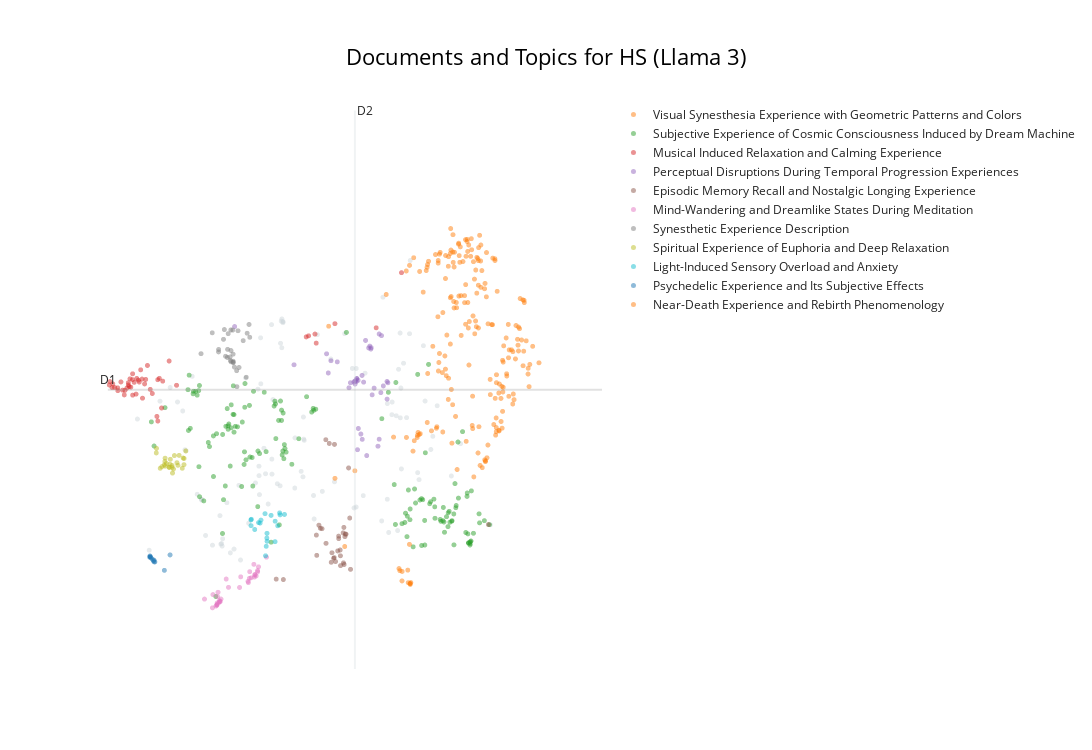
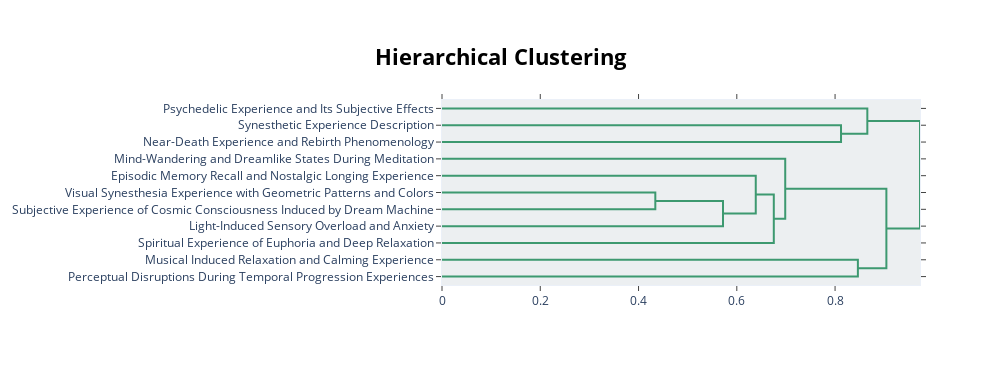

The notebook cell these images were saved under, in order:
### Markdown cell above
### Visualisation

### Code cell
# Basic visu (to compare with visu before LLM labelling)
display(topic_model.visualize_documents(df_reports, title=f"Documents and Topics for {condition} (Llama 3)",
hide_annotations=True, hide_document_hover=False, custom_labels=True))


# Datammaplot visu 
reduced_embeddings = UMAP(
    n_neighbors=int(chosen_params['n_neighbors']),
    n_components=2, #reduced embedding to 2D for visualization
    min_dist=float(chosen_params['min_dist']),
    metric='cosine',
    random_state=random_seed
).fit_transform(embeddings)

datamapplot.create_plot(
   reduced_embeddings,
   all_labels,
   label_font_size=15,
   title=f"{condition}: Topic representations with Llama 3",
   sub_title="Labeled with `llama-3-8b-instruct` (representations on reduced 2D embeddings)",
   label_wrap_width=20,
   use_medoids=True
)

# hierarchical visu
display(topic_model.visualize_hierarchy(custom_labels=True))

### Figure 1 — Plotly figure (JSON) as saved in the notebook; plotly's stock layout.template omitted (floating-point values rounded to 4 significant figures; data arrays with more than 128 entries replaced by an {"elided": "..."} marker saying what was removed)
{"data": [{"hoverinfo": "text", "hovertext": ["Difficult to make note of what I was seeing as I've never experienced that before.", "Sometimes wrestling between the two.", "Images I've seen before.", "Definitely easy to be in the moment.", "At first, I thought it was really intense, but as I went through the phases, I felt a rush of anxiety taking me through a journey of colour; both beautiful and calming, or rigid and uncomfortable.", "Helicopter, busy mind, no rest, relentless, stuck.", "I thought of bees and generativity.", "Totally disorienting until I picked a spot or tried to blink.", "It felt like my brain was being massaged.", "I experienced a lot of physical sensations in my stomach, on my face, and inside my head.", "Felt similar to being in an MRI machine.", "My brain being an Oscar-worthy director.", "Interested in potential for taking it further, combining it with substances.", "It was like having your eyes open throughout and yet totally enveloped in the sound.", "It is very sensitizing, and the feeling now is one of afterglow.", "Strong desire to turn the intensity up and explore more.", "My mother's blue handmade patchwork quilt.", "They moved rapidly in my direction from a shape in the centre.", "I dissolved into light.", "Different thoughts about the perception of light and the manner in which human discernment develops towards something.", "I saw some Vasarely-like artworks but in motion.", "A euphoric and healing experience.", "I am beyond words...", "The hallucinations created a very intense and vivid world that, if you stayed with it, threatened to overwhelm at times.", "It enhanced the patterns and made it feel like a journey.", "Falling snow, peaceful, lost in a cornfield, staring through a tunnel, scared.", "I am also dyslexic, and it was interesting to experience as a neurodivergent-brained person.", "It was possible to generate full images on demand—an elephant made of upwards flowing oil rivulets.", "Sound inside my body.", "I flew over cities and deserts; at one point I was flying close to the ground with a herd of elephants.", "And then, oddly, Robbie Williams!", "The sensory is overwhelming and powerful.", "I had a memory from my childhood of spending lots of time staring at the Windows Media Player audio visualizer while listening to songs I liked and how that seemed amazing at the time.", "Obviously spiritual.", "Intense connection with my body and surroundings.", "A totally immersive experience; it felt like I was inside my very own kaleidoscope.", "My brain automatically reached for the details that prove this wasn't \"real\", and I felt very much present.", "Inside and outside the eyes were infinite.", "Travelling through space.", "Very ecstatic experience that I wished would never end.", "Saw 3 distinct images:\n1.", "Would love an experience with continual stimulation without breaks to see how the images evolve.", "Aware of the music throughout and changing rhythms and tones.", "Brains, neurons, veins, elephants.", "The first time it felt more like it was separate from me, in front of my vision.", "It felt like Vasarely was flying my brain through space into the warm sunset.", "How my brain hallucinates on the go.", "Fascinating experience with great therapeutic potential", "A feeling of being in a cocoon, in the womb.", "Complete disconnection from my body.", "It feels like a symbolism of acceptance of self, my own fear, and life.", "Pleasure & intrigue.", "It crescendoed into a cacophony of sound and light where I reached a state of full awareness.", "I was scared at first but calmed down after a while.", "So I dropped into the body to feel more.", "The visual here doesn't look anything like what I saw.", "Sometimes they moved in the opposite direction towards the centre point.", "It began violently before falling away to darkness", "Just music", "I was a little afraid at first, but it was good to get in touch with my fear and just feel it.", "I was pure and full of electricity.", "Finally, there was a pregnant mother amongst blue being cradled by her husband.", "Intrigued and excited", "Submission,\nfun,\nmild euphoric moments.", "A direct experience of our infinite creativity.", "A safe, healthy, groovy drug-free trip.", "At the end, the sharp music connected me to the sound of helicopters, with a smell of burning that I associated with a war; for the majority, I experienced heart shapes, cosmic lights, and galaxies.", "I saw bright yellow, like the sun, and it took me to my happy place.", "Colors, patterns, and a sense of awe that my brain and light were creating such powerful hallucinations.", "The vastness was just poetic and beautiful.", "It sparked much curiosity.", "I felt we were journeying together.", "I became the music and the music became me, and we were floating and flying in a multidimensional kaleidoscope of the most beautiful geometry, symmetry, and colour.", "They all smiled, and I could hear their distinctive voices...", "A Welsh blanket.", "Lots of observing others, and in a giant bubble with people coming down being protected by others who control the dome.", "I did not feel anything at all.", "I didn't know where to look.", "I was on a rollercoaster into the sun.", "And a sense of really being inside my head.", "Trying to remember the patterns.", "This would be a great therapy to teach mindfulness and train people to still their thoughts.", "That was like acid", "I saw the inside of my eyelids in a whole new way.", "Some physical discomfort; amazing patterns; intense colours; yearning; desire to see more; questions.", "Tried to think about not living in fear; it's all just an experience.", "Like my brain has been massaged.", "An emotional and somatic understanding that control has no place here.", "Curiosity; want to control but unable; intense when orange.", "If you're from the University of Sussex, you need to stand up for reality, not believe in souls, gendered or otherwise.", "I would rather engage the body and work on the somatic aspect of it.", "Bookmark Symbol", "I thought throughout I was visualizing my own body, specifically my head.", "Felt like the Llama intro credit scene of Monty Python and the Holy Grail at some points.", "I felt like I was walking with my dog.", "Everyone should try", "They were happy.", null], "marker": {"color": "#CFD8DC", "opacity": 0.5, "size": 5}, "mode": "markers+text", "name": "other", "showlegend": false, "type": "scattergl", "x": [3.142, 3.181, 4.781, 2.637, 1.863, 5.248, 5.73, 3.032, 1.922, 2.238, 2.574, 1.759, 0.5239, 2.417, 3.366, 2.826, 4.906, 5.377, 5.01, 4.243, 5.149, 1.012, 3.037, 1.495, 4.091, 4.869, 1.781, 2.809, 2.423, 5.888, 2.443, 2.501, 3.421, 0.3211, 2.639, 2.397, 1.789, 3.717, 4.861, 2.185, 4.959, 2.788, 3.892, 4.71, 3.356, 5.174, 1.614, 1.265, 4.054, 4.804, 1.422, 2.829, 2.355, 1.351, 4.65, 4.85, 5.41, 4.847, 3.654, 1.425, 2.07, 4.09, 2.799, 1.102, 2.447, 0.8857, 2.779, 5.486, 2.732, 5.021, 2.632, 4.024, 4.551, 1.161, 4.821, 4.212, 4.529, 3.173, 5.277, 1.986, 4.706, 0.7102, 3.187, 3.507, 2.828, 1.429, 1.773, 2.415, 2.81, 1.743, 2.529, 4.627, 2.098, 6.402, 4.626, 2.656, 1.141, 3.196], "y": [8.113, 8.922, 8.941, 8.295, 7.645, 9.985, 8.044, 7.864, 6.897, 7.339, 7.625, 7.028, 6.937, 8.049, 7.403, 10.34, 9.724, 8.439, 10.16, 9.576, 8.093, 9.147, 8.611, 7.157, 9.646, 8.149, 6.999, 9.955, 7.766, 8.525, 10.1, 8.457, 10.15, 8.892, 8.071, 9.337, 7.108, 7.956, 9.355, 9.505, 8.913, 10.02, 10.16, 9.145, 7.753, 7.989, 7.012, 9.529, 7.568, 7.23, 7.695, 10.34, 7.94, 7.771, 7.202, 8.911, 8.635, 10.17, 9.786, 7.699, 7.904, 7.58, 10.35, 9.013, 9.418, 9.362, 7.897, 9.09, 7.928, 11.25, 10.3, 9.646, 10.71, 8.418, 9.634, 7.75, 7.374, 8.031, 9.16, 6.954, 8.957, 9.159, 8.593, 7.814, 10.33, 7.683, 7.036, 8.189, 10.38, 7.453, 8.076, 9.123, 6.791, 7.316, 7.697, 9.183, 8.435, 8.575]}, {"hoverinfo": "text", "hovertext": {"elided": "198 str values"}, "marker": {"opacity": 0.5, "size": 5}, "mode": "markers+text", "name": "Visual Synesthesia Experience with Geometric Patterns and Colors", "text": {"elided": "198 str values"}, "textfont": {"size": 12}, "type": "scattergl", "x": {"elided": "198 float values"}, "y": {"elided": "198 float values"}}, {"hoverinfo": "text", "hovertext": {"elided": "150 str values"}, "marker": {"opacity": 0.5, "size": 5}, "mode": "markers+text", "name": "Subjective Experience of Cosmic Consciousness Induced by Dream Machine", "text": {"elided": "150 str values"}, "textfont": {"size": 12}, "type": "scattergl", "x": {"elided": "150 float values"}, "y": {"elided": "150 float values"}}, {"hoverinfo": "text", "hovertext": ["Joy and relaxation", "Relaxing and reflective; worries stopped, put in proportion.", "A peaceful experience.", "Helpful and positive ambient sounds.", "Peace, tranquility, joy, stimulation, arousal.", "Mainly stressed, but with moments of calm.", "A sense of calm.", "Amazing sense of peace and positivity.", "Blissful even.", "Happiness,\nJoy,\nAdventure.", "Connection to an inner peace.", "Peacefulness and guidance.", "Like a deep tissue massage for the mind.", "Sense of comfort.", "The music is calming and surreal.", "A really pleasant and relaxing sensation.", "An incredible sensory experience with a huge feeling of calm and peace.", "Like this—music is a very visual thing.", "Relaxation, calm, and curiosity.", "A feeling of peace and tranquility", "The louder the music, the better.", "The music especially was on par with how one perceives sound during an actual trip.", "Tess is very calming.", "The music seemed to build to a crescendo near the end of the session and then move into a slower, calming sequence.", "Overarching truth and love.", "Wonderful, peaceful.", "Deep relaxation and a sense of hope.", "A great sense of calm and belonging.", "Being: immersed; calm; and thrilled.", "An intensity of connection, vastness, spaciousness, loving awareness.", "A calm, peaceful state.", "Calm serenity, flashback emotions", "Calm and safe.", "I really enjoyed the music; it was very Zen.", "Calm and serene and not frightening.", "Relaxing and patterned music", "I couldn't help thinking what would happen with a drum beat, maybe allow some non-Euro music in, much as I love John Hopkins.", "Optimism and escapism.", "Sometimes verging on oppressive, but never scary.", "Stimulation and relaxation within the music and light.", "The best bit was taking in the feelings of the music and gliding with it and morphing those visions according to how you feel about the music.", "Peace and contentment.", "Great peace.", "Utter peace and happiness.", "Chaos and stillness.", "Nostalgia and peace.", "Good vibes.", "Deep relaxation."], "marker": {"opacity": 0.5, "size": 5}, "mode": "markers+text", "name": "Musical Induced Relaxation and Calming Experience", "text": ["", "", "", "", "", "", "", "", "", "", "", "", "", "", "", "", "", "", "", "", "", "", "", "", "", "", "", "", "", "", "", "", "", "", "", "", "", "", "", "", "", "", "", "", "", "", "", ""], "textfont": {"size": 12}, "type": "scattergl", "x": [0.3531, 0.4644, 0.2389, 0.2652, 0.3102, 0.8676, 0.2368, 0.09502, -0.0188, 0.2384, -0.01605, 0.03678, 0.7372, 0.2075, 0.6991, 0.6726, 0.6567, 3.38, 0.4006, 0.1407, 3.402, 3.229, 0.3366, 0.7568, -0.1518, 0.06576, 0.4086, 0.1805, 0.4451, 4.871, 0.1653, 0.1941, 0.1644, 0.9958, 0.3775, 0.6717, 3.724, 0.2975, 0.4936, 0.5777, 3.27, -0.07198, -0.115, -0.1637, 4.435, -0.1028, 0.1066, 0.5424], "y": [9.444, 9.483, 9.249, 9.439, 9.498, 9.757, 9.48, 9.252, 9.356, 9.567, 9.315, 9.446, 9.057, 9.367, 9.499, 8.862, 8.931, 10.16, 9.488, 9.355, 10.02, 10.12, 9.472, 9.457, 9.451, 9.323, 9.203, 9.376, 9.416, 11.07, 9.399, 9.492, 9.434, 9.395, 9.625, 9.479, 10.31, 9.264, 9.691, 9.273, 10.13, 9.363, 9.361, 9.401, 10.25, 9.417, 9.321, 9.335]}, {"hoverinfo": "text", "hovertext": ["No sense of time", "Don't make me get off!", "Intense chaos.", "Slow and fast.", "Or traveling at great speed through time.", "Various characters who, if focused on them, would disappear.", "A loss of sense of time, images that weren't images.", "Glimpse of something disappearing.", "A time and a place that seem to have happened but has yet to come.", "Staircase/Escalator\n2.", "Motivation, progress, and purpose.", "A beautiful quest to oblivion", "Then really fast.", "A sense of expansion, moving towards something.", "When a sense of what is happening seems to arrive, the vision vibrates and the sense leaves.", "A wild ride.", "Not much at all.", "Moving through a tunnel of branches.", "Good beats leading me on.", "Forward motion.", "A complete journey.", "Feeling of things coming at you.", "The final (most rapid?)", "A bubbling of freedom.", "Scary, pointy, laughing clown face in test period.", "A journey into the unknown.", "A roller coaster speeding.", "Technology and humans.", "What do I really understand?", "Journey forward.", "Treasure Chests (2 Opening, 1 Closed/Locked)\n3.", "It was insane.", "Shapes and travel through time.", "A varying journey in speed and awareness.", "Live more!", "And then maybe backwards.", "Sensory rollercoaster.", "Diolch yn fawr.", "Absolutely tripped away."], "marker": {"opacity": 0.5, "size": 5}, "mode": "markers+text", "name": "Perceptual Disruptions During Temporal Progression Experiences", "text": ["", "", "", "", "", "", "", "", "", "", "", "", "", "", "", "", "", "", "", "", "", "", "", "", "", "", "", "", "", "", "", "", "", "", "", "", "", "", ""], "textfont": {"size": 12}, "type": "scattergl", "x": [4.127, 3.656, 4.527, 3.991, 4.558, 4.466, 4.195, 4.486, 4.171, 4.349, 4.089, 4.365, 4.068, 4.093, 4.112, 4.305, 3.967, 4.623, 3.581, 4.101, 4.218, 4.272, 4.071, 4.486, 4.252, 4.399, 4.343, 4.622, 4.051, 4.101, 4.515, 3.02, 4.636, 4.191, 3.765, 4.123, 4.325, 1.996, 3.61], "y": [8.752, 9.761, 10.14, 9.434, 9.386, 8.487, 8.59, 8.592, 8.668, 9.956, 9.469, 9.253, 9.459, 9.45, 8.435, 9.953, 9.359, 9.189, 9.864, 9.497, 9.443, 8.347, 9.414, 10.16, 10.06, 9.353, 9.936, 9.452, 9.445, 9.494, 9.286, 9.701, 9.433, 9.542, 9.745, 9.469, 9.979, 10.27, 9.579]}, {"hoverinfo": "text", "hovertext": ["Deep memories and emotive reflections.", "In the end, I felt at home, a deep sense of warm, loving embrace, like being in my mother's womb.", "I still feel it now.", "No difference between me and what was happening.", "I could walk around the room and almost reach out; it felt like I was therein my memory, looking back at the places.", "Desire to retain and recall shapes, colours, and feelings evoked were strong, but understanding the experience may be lost once coming out of it.", "And I always had something very obvious and captivating to come back to.", "I spoke to my 8-year-old self and 80-year-old self.", "I knew where I was, but felt this strong pull to this other familiar place just beyond my remembering.", "Seeing and hearing my deceased relatives.", "I wish to belong there with someone I really loved and missed...", "At times it felt like I was back in the womb.", "Thought about God.", "A lot of memories.", "Similar stuff to what I normally think about.", "I then felt like I was in my old house (shared with an ex) and walking on my daily commute towards my old front door.", "Lots of visuals, but towards the end, people I love and ancestors, some I did not previously know.", "The most vivid memories of my Dad carrying me on his shoulders as a young girl; it felt like I was back there for a short while.", "I felt a confusing sense of place, a familiar place, like my grandmother's basement, or a train station, but I couldn't place it.", "Felt like I was on that boat in Charlie and the Chocolate Factory.", "Really just thoughts from my day, or things I need to do, or had forgotten to do.", "It reminded me of being a child.", "I felt like I was in my parents' house but couldn't figure out which room.", "I find myself feeling peaceful and present, like back then.", "Past memories and people not really in my life anymore.", "It transported me into memories, having a deeper connection than ever before.", "Random thoughts; some connected to people close to me, others just events and journeys.", "It gives me an odd feeling of wanting to keep feeling these types of things again.", "It felt like coming home.", "I remembered beautiful and joyful memories and moments with my family, as if I was with them at the beach.", "Similar stuff to what I normally experience", "The sensation was very strong, and I struggled to find the memory that matched the feeling.", "I went back to many hard and mostly beautiful memories without prompting them at all."], "marker": {"opacity": 0.5, "size": 5}, "mode": "markers+text", "name": "Episodic Memory Recall and Nostalgic Longing Experience", "text": ["", "", "", "", "", "", "", "", "", "", "", "", "", "", "", "", "", "", "", "", "", "", "", "", "", "", "", "", "", "", "", "", ""], "textfont": {"size": 12}, "type": "scattergl", "x": [3.411, 3.979, 3.448, 3.627, 3.789, 3.404, 3.673, 3.871, 3.788, 3.993, 3.819, 3.878, 3.96, 3.734, 3.716, 3.914, 3.882, 3.772, 3.866, 6.368, 2.712, 3.814, 3.904, 3.571, 3.821, 3.701, 2.836, 3.473, 3.896, 3.712, 3.567, 3.501, 3.66], "y": [6.86, 7.416, 7.31, 8.528, 7.11, 7.162, 6.899, 6.748, 7.147, 6.652, 6.854, 7.277, 8.164, 6.768, 8.515, 7.176, 6.724, 6.926, 7.196, 7.319, 6.506, 6.94, 7.178, 7.039, 6.707, 6.817, 6.499, 7.264, 7.14, 6.827, 8.584, 7.258, 6.757]}, {"hoverinfo": "text", "hovertext": ["I also felt asleep for a bit and I was thinking of my partner, who I could visualize.", "Not wanting my thoughts to overtake the experience.", "I did not have profound thoughts during the experience but rather almost fell asleep in a dreamlike way.", "And then my mind checked out and my subconscious took over and started talking.", "This time someone kept coughing and disrupted my thought process.", "I found myself lost in thought near the end, and stopped being aware of visual experience and just thought about stuff.", "I was put in a dreamlike, semiconscious state; the sensation when you are not quite asleep, coming into wakefulness, and dreaming of real things, conversations.", "As the lights started and gradually built, I moved between states of mindfulness and being distracted by everyday thoughts.", "I was very conscious of my mind thinking about stopping thinking; in the end, that was funny.", "I had short dreams.", "I found my thoughts developing into stories and images while my eyes were closed.", "If I do, I will try and meditate beforehand as I still had racing thoughts interrupting me.", "Dreaming dreamingly.", "I wanted to engage more; it annoyed me when it started and stopped as my brain was developing themes.", "Also same with unsuccessfully trying to fall asleep during an insomnia period.", "I couldn't be totally immersed because I suffer from tinnitus and no matter what, it's always a distraction.", "I realised any interaction had been quite short as my consciousness had drifted into the early stages in which the sandman cometh, where my brain's alpha waves quickly displaced the externally generated momentary visions with the garbled, messy, free association of non-sensical stories that act as the scent kindling of dreams.", "I felt like I drifted in and out of consciousness, but never opened my eyes.", "For someone who has sleep paralysis regularly, this was quite interesting.", "Dreaming while awake—flashes of random places I have been.", "Couldn't meditate either, even though I tried.", "I think when it became overwhelming my brain would cut to normal thoughts, e.g., like what I need to buy from the shop for dinner.", "Frustration that I couldn't stop thinking about the outside and concentrate on what was happening.", "My eyes wouldn't stop watering, so that kept my mind occupied.", "To be quite honest, I think I fell asleep, so don't really remember what I saw.", "My mind sometimes was very active and overthinking, but I actually have no memory of what.", "Felt like dreaming; I did dream a little.", "It felt like almost the dreamlike state of anesthesia.", "But then I just dozed off.", "Perhaps I should have focused on one.", "Afterwards, I felt as if I had had the deepest, deepest sleep.", "I didn't know whether I was asleep or awake.", "It was so deep I was unsure if I was totally conscious."], "marker": {"opacity": 0.5, "size": 5}, "mode": "markers+text", "name": "Mind-Wandering and Dreamlike States During Meditation", "text": ["", "", "", "", "", "", "", "", "", "", "", "", "", "", "", "", "", "", "", "", "", "", "", "", "", "", "", "", "", "", "", "", ""], "textfont": {"size": 12}, "type": "scattergl", "x": [1.727, 2.391, 1.696, 2.101, 2.328, 2.227, 1.75, 2.368, 2.256, 1.737, 2.081, 2.336, 1.702, 2.408, 1.89, 2.346, 1.761, 1.69, 1.851, 1.71, 2.233, 2.28, 2.392, 2.344, 1.675, 2.25, 1.736, 1.623, 1.614, 2.545, 1.477, 1.687, 1.695], "y": [6.157, 6.633, 6.13, 6.54, 6.726, 6.472, 6.173, 6.554, 6.617, 6.17, 6.382, 6.537, 6.245, 6.689, 6.383, 6.568, 6.209, 6.118, 6.507, 6.31, 6.454, 6.526, 6.614, 6.574, 6.104, 6.518, 6.185, 6.275, 6.078, 6.833, 6.208, 6.121, 6.151]}, {"hoverinfo": "text", "hovertext": ["Very well led.", "It is an unique experience I won't forget.", "Thank you; it was very interesting.", "Good stuff.", "So good!", "Thank you for creating it.", "Loved it.", "A perfectly cromulent experience", "An interesting one.", "Still a really cool experience!", "Awesome experience, so much more than I expected.", "Amazing experience though.", "Lots of uncertainty, but it went okay.", "It was a wonderful experience I wasn't expecting.", "I am amazed, never experienced something equal.", "Awesome experience and not what I expected.", "Fabulous experience.", "It was a beautiful experience.", "The visuals were pretty fun though.", "More DM please!", "Something wonderful", "Very interesting experience.", "And this made me think about synesthetic experiences and how they're very precious and worth seeking out and appreciating.", "This is a truly amazing experience.", "It was quite satisfying.", "Very interesting!", "Overall, it was an amazing experience.", "A keen experience", "Thanks for the experience.", "Not as good as doing loads of ket but still decent."], "marker": {"opacity": 0.5, "size": 5}, "mode": "markers+text", "name": "Synesthetic Experience Description", "text": ["", "", "", "", "", "", "", "", "", "", "", "", "", "", "", "", "", "", "", "", "", "", "", "", "", "", "", "", "", ""], "textfont": {"size": 12}, "type": "scattergl", "x": [1.885, 2.071, 2.143, 1.819, 1.931, 2.054, 1.804, 1.932, 2.257, 1.97, 1.925, 1.87, 1.417, 1.991, 2.196, 1.935, 1.841, 2.031, 1.72, 2.244, 1.964, 1.971, 2.035, 1.974, 1.719, 2.212, 1.916, 1.969, 1.875, 1.611], "y": [10.16, 9.661, 10.06, 10.23, 10.22, 10.21, 10.08, 9.913, 10.11, 9.86, 9.762, 9.81, 9.867, 9.668, 9.515, 9.746, 9.828, 9.613, 9.929, 10.3, 10.22, 9.754, 9.374, 9.738, 9.893, 10.17, 9.816, 9.735, 9.931, 10.18]}, {"hoverinfo": "text", "hovertext": ["I also felt happy and smiled at certain points, which was quite weird.", "Then, all of a sudden, I felt like I was disembodied; a huge wave of euphoria took over, and I felt like I was totally free.", "I felt elated and completely peaceful and found myself smiling broadly at these moments.", "level of strobing felt more relaxing again.", "I felt very peaceful, euphoric, with a sense of wonder and awe.", "My thoughts on this is I felt safe and fun.", "I was on a journey; I was relaxed and not a bit worried, as if I knew I would be safe.", "It made me feel positive and as though something is guiding me.", "I felt a deep connection with humankind and an overwhelming sense of peace.", "It's the most comfort I've ever felt, and it was magical.", "I felt very relaxed and comfortable.", "It was comforting, and whilst I felt small and insignificant, I also felt free and powerful.", "I saw a lot of fast movement, but despite that, emotionally I felt absolute stillness and deep calm.", "It was very relaxing, and when I fully opened my eyes I felt refreshed and new.", "I felt warm and cold sensations in my hands at one point and was very relaxed and sleepy by the end.", "Suddenly seeing somewhere dark yet bright, resulting in a tingling sensation through alternative parts of my body, but also of pure relaxation.", "I felt an overwhelming sense of euphoria and love for everyone in the room.", "Rather than a negative experience, I felt relief and comforted by it.", "But then I found I could shut it out if I wanted and was able to relax—almost falling asleep at times.", "I felt hopeful.", "Was an interesting experience, and afterward I felt relaxed.", "The first one was better because I felt relaxed and I got ideas.", "I felt a profound sense of relaxation I have never experienced.", "I felt relaxed, safe, and excited at the start of the experience.", "Transcendental, peaceful, although I also felt somewhat anxious.", "Throughout I felt calm but exalted."], "marker": {"opacity": 0.5, "size": 5}, "mode": "markers+text", "name": "Spiritual Experience of Euphoria and Deep Relaxation", "text": ["", "", "", "", "", "", "", "", "", "", "", "", "", "", "", "", "", "", "", "", "", "", "", "", "", ""], "textfont": {"size": 12}, "type": "scattergl", "x": [1.154, 0.9258, 1.04, 0.6496, 1.002, 0.8811, 0.8684, 1.123, 0.8884, 0.7985, 0.8194, 0.9192, 1.094, 0.7837, 0.714, 0.6463, 1.109, 0.9583, 0.7434, 1.125, 0.8709, 0.7994, 0.7941, 0.9198, 0.9422, 1.019], "y": [8.417, 8.087, 8.351, 8.455, 8.242, 8.218, 8.171, 8.212, 8.293, 8.309, 8.23, 8.171, 8.158, 8.208, 8.158, 8.387, 8.311, 8.348, 8.184, 8.304, 8.175, 8.189, 8.259, 8.199, 8.147, 8.202]}, {"hoverinfo": "text", "hovertext": ["I also felt like I wanted the experience to be more intense—much louder music, and the most intense part of the lighting pattern repeated for longer.", "I felt sleepy and a bit anxious at times due to the speed of the flashing lights.", "Hard to focus on a single pattern, and when you wanted to focus on one, it would become less focused.", "Once I was wearing contacts and it was more geometric.", "At first it was unsettling because there were these lights flashing like a kaleidoscope in front of my eyes, even though my eyes were closed.", "I would have liked a slight diffusion on the light or something to keep my eyes shut; the intensity was demanding me to open my eyes.", "I would prefer to use my hands to shield from the light.", "But most of it had a white background for me, which made me feel like I was in a clinical space; that made me stressed.", "The visual experience felt a bit flat, so focused on being in my eyes and head; too much.", "Changes in intensity of the experience when I focused compared to when the light was across my whole peripheral vision.", "It might be an idea to have a box of tissues in the reflection room.", "I experienced different states depending on the lighting—darkness and constant light made me feel relaxed, but the first two levels of strobing made me feel partly overwhelmed and anxious.", "It was also interesting, when an image stabilised, to scan the field of vision up and down and side to side to explore the periphery.", "I kept thinking about a game of football I played on Tuesday and how I was hyper-aware of my eyes, if they had something in them or something that might pull me away from the experience.", "I found the eye mask uncomfortable on my forehead, so I took it off.", "I generally prefer the dark.", "Personally, it was hard for me to find peace with the intensity of the bright light.", "I found the flashing lights a little intense, but the eye mask worked well for me during those times.", "I could feel some sort of physical effect/stress or pressure on the front of my brain, on my face, that almost felt as if it was taking a hit from each pulse of light.", "Changing temperature of my body with the lights."], "marker": {"opacity": 0.5, "size": 5}, "mode": "markers+text", "name": "Light-Induced Sensory Overload and Anxiety", "text": ["", "", "", "", "", "", "", "", "", "", "", "", "", "", "", "", "", "", "", ""], "textfont": {"size": 12}, "type": "scattergl", "x": [2.409, 2.284, 2.529, 2.771, 2.52, 2.554, 2.694, 2.342, 2.556, 2.551, 2.738, 2.277, 2.692, 2.54, 2.779, 2.854, 2.435, 2.624, 2.279, 2.449], "y": [7.349, 7.398, 6.854, 7.493, 7.482, 7.189, 7.369, 7.246, 7.069, 7.118, 7.301, 7.389, 7.065, 6.995, 7.464, 7.47, 7.342, 7.456, 7.303, 7.386]}, {"hoverinfo": "text", "hovertext": ["Sure am glad I wasn't on drugs!", "The closest thing I'll ever experience to being on drugs.", "Having taken hallucinogens in the past, it lacked a narrative and an emotional connection comparatively—the scientific nature of the presentation perhaps cutting one off from an emotional and spiritual potential, although this is probably highly subjective.", "Like I was on an LSD trip, an out-of-body sensation when I am on drugs.", "Like being on acid or DMT but safer!!", "Was like taking hallucinogenic drugs when I was younger.", "I think it helped me process some of the trauma I had with drug use.", "I participated in a psychedelic trial of DMT 7 months ago and this experience took me back to that.", "Having had many psychedelic experiences over many years, it was tame.", "This is exactly how I remember being on LSD, without the scary parts.", "Closest sober experience (and to be honest, better) than psychedelics.", "Perhaps even people who want to get off drugs."], "marker": {"opacity": 0.5, "size": 5}, "mode": "markers+text", "name": "Psychedelic Experience and Its Subjective Effects", "text": ["", "", "", "", "", "", "", "", "", "", "", ""], "textfont": {"size": 12}, "type": "scattergl", "x": [0.5366, 0.5729, 0.8835, 0.6217, 0.5435, 0.7858, 0.5416, 0.6063, 0.6082, 0.5963, 0.5528, 0.5321], "y": [6.852, 6.806, 6.867, 6.763, 6.839, 6.637, 6.84, 6.79, 6.764, 6.781, 6.824, 6.833]}, {"hoverinfo": "text", "hovertext": ["It kind of felt like dying, reincarnating, and starting life again.", "Life, death, and rebirth.", "Maybe this is what it's like to be dead.", "Healing a part of myself I didn't realise had decayed entirely.", "The cycle of death and rebirth as envisaged in eighties D&D.", "I hope that's what death feels like.", "What I imagine it's like looking back on life before you die.", "I wondered if it would be like this when you die.", "Life after retired.", "In brief—I was thinking if death could look like this experience, and so I decided to assume that I go through a near-death experience and check my thoughts about it, so you could build something more than a visual-only thing for me, so I cannot say it was totally useless as I was expecting.", "It felt like the circle of life, a soul leaving and returning."], "marker": {"opacity": 0.5, "size": 5}, "mode": "markers+text", "name": "Near-Death Experience and Rebirth Phenomenology", "text": ["", "", "", "", "", "", "", "", "", "", ""], "textfont": {"size": 12}, "type": "scattergl", "x": [4.979, 4.828, 5.018, 5.008, 4.843, 5.032, 4.987, 5.021, 4.879, 5.022, 4.881], "y": [6.64, 6.663, 6.44, 7.024, 6.632, 6.454, 6.453, 6.441, 6.48, 6.427, 6.621]}], "layout": {"annotations": [{"showarrow": false, "text": "D1", "x": -0.1883, "y": 9.329, "yshift": 10}, {"showarrow": false, "text": "D2", "x": 4.068, "xshift": 10, "y": 13.49}], "height": 750, "shapes": [{"line": {"color": "#CFD8DC", "width": 2}, "type": "line", "x0": 4.068, "x1": 4.068, "y0": 5.166, "y1": 13.49}, {"line": {"color": "#9E9E9E", "width": 2}, "type": "line", "x0": -0.1883, "x1": 8.325, "y0": 9.329, "y1": 9.329}], "title": {"font": {"color": "Black", "size": 22}, "text": "Documents and Topics for HS (Llama 3)", "x": 0.5, "xanchor": "center", "yanchor": "top"}, "width": 1200, "xaxis": {"visible": false}, "yaxis": {"visible": false}}}

### Figure 2 — Plotly figure (JSON) as saved in the notebook; plotly's stock layout.template omitted (floating-point values rounded to 4 significant figures)
{"data": [{"hoverinfo": "text", "marker": {"color": "rgb(61,153,112)"}, "mode": "lines", "type": "scatter", "x": [0.0, 0.8121, 0.8121, 0.0], "xaxis": "x", "y": [-15.0, -15.0, -25.0, -25.0], "yaxis": "y"}, {"hoverinfo": "text", "marker": {"color": "rgb(61,153,112)"}, "mode": "lines", "type": "scatter", "x": [0.0, 0.8657, 0.8657, 0.8121], "xaxis": "x", "y": [-5.0, -5.0, -20.0, -20.0], "yaxis": "y"}, {"hoverinfo": "text", "marker": {"color": "rgb(61,153,112)"}, "mode": "lines", "type": "scatter", "x": [0.0, 0.4342, 0.4342, 0.0], "xaxis": "x", "y": [-55.0, -55.0, -65.0, -65.0], "yaxis": "y"}, {"hoverinfo": "text", "marker": {"color": "rgb(61,153,112)"}, "mode": "lines", "type": "scatter", "x": [0.4342, 0.5719, 0.5719, 0.0], "xaxis": "x", "y": [-60.0, -60.0, -75.0, -75.0], "yaxis": "y"}, {"hoverinfo": "text", "marker": {"color": "rgb(61,153,112)"}, "mode": "lines", "type": "scatter", "x": [0.0, 0.6386, 0.6386, 0.5719], "xaxis": "x", "y": [-45.0, -45.0, -67.5, -67.5], "yaxis": "y"}, {"hoverinfo": "text", "marker": {"color": "rgb(61,153,112)"}, "mode": "lines", "type": "scatter", "x": [0.6386, 0.6753, 0.6753, 0.0], "xaxis": "x", "y": [-56.25, -56.25, -85.0, -85.0], "yaxis": "y"}, {"hoverinfo": "text", "marker": {"color": "rgb(61,153,112)"}, "mode": "lines", "type": "scatter", "x": [0.0, 0.6986, 0.6986, 0.6753], "xaxis": "x", "y": [-35.0, -35.0, -70.62, -70.62], "yaxis": "y"}, {"hoverinfo": "text", "marker": {"color": "rgb(61,153,112)"}, "mode": "lines", "type": "scatter", "x": [0.0, 0.8464, 0.8464, 0.0], "xaxis": "x", "y": [-95.0, -95.0, -105.0, -105.0], "yaxis": "y"}, {"hoverinfo": "text", "marker": {"color": "rgb(61,153,112)"}, "mode": "lines", "type": "scatter", "x": [0.6986, 0.9044, 0.9044, 0.8464], "xaxis": "x", "y": [-52.81, -52.81, -100.0, -100.0], "yaxis": "y"}, {"hoverinfo": "text", "marker": {"color": "rgb(61,153,112)"}, "mode": "lines", "type": "scatter", "x": [0.8657, 0.9728, 0.9728, 0.9044], "xaxis": "x", "y": [-12.5, -12.5, -76.41, -76.41], "yaxis": "y"}], "layout": {"autosize": false, "height": 365, "hoverlabel": {"bgcolor": "white", "font": {"family": "Rockwell", "size": 16}}, "hovermode": "closest", "plot_bgcolor": "#ECEFF1", "showlegend": false, "title": {"font": {"color": "Black", "size": 22}, "text": "<b>Hierarchical Clustering</b>", "x": 0.5, "xanchor": "center", "yanchor": "top"}, "width": 1000, "xaxis": {"mirror": "allticks", "rangemode": "tozero", "showgrid": false, "showline": true, "showticklabels": true, "ticks": "outside", "type": "linear", "zeroline": false}, "yaxis": {"mirror": "allticks", "range": [-110, 0], "rangemode": "tozero", "showgrid": false, "showline": true, "showticklabels": true, "tickmode": "array", "ticks": "outside", "ticktext": ["Psychedelic Experience and Its Subjective Effects", "Synesthetic Experience Description", "Near-Death Experience and Rebirth Phenomenology", "Mind-Wandering and Dreamlike States During Meditation", "Episodic Memory Recall and Nostalgic Longing Experience", "Visual Synesthesia Experience with Geometric Patterns and Colors", "Subjective Experience of Cosmic Consciousness Induced by Dream Machine", "Light-Induced Sensory Overload and Anxiety", "Spiritual Experience of Euphoria and Deep Relaxation", "Musical Induced Relaxation and Calming Experience", "Perceptual Disruptions During Temporal Progression Experiences"], "tickvals": [-5, -15, -25, -35, -45, -55, -65, -75, -85, -95, -105], "type": "linear", "zeroline": false}}}
